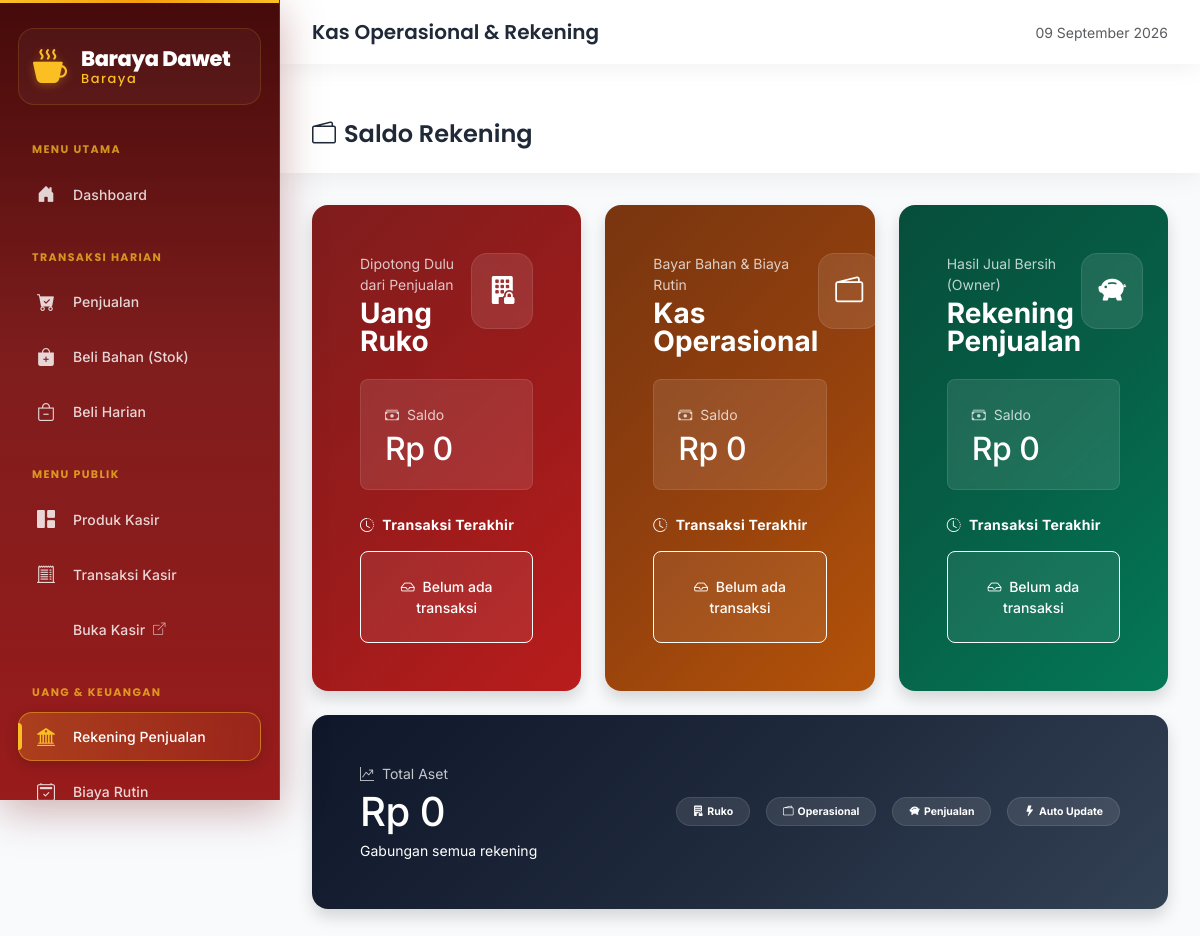
The app's page /pages/saldo_rekening.php (signed in) with its own data.
### tables this page shows
CREATE TABLE `saldo_rekening` (
  `id` int NOT NULL,
  `nama_rekening` varchar(100) NOT NULL,
  `kode_rekening` varchar(50) DEFAULT NULL,
  `saldo` decimal(15,2) NOT NULL DEFAULT '0.00',
  `updated_at` timestamp NULL DEFAULT CURRENT_TIMESTAMP ON UPDATE CURRENT_TIMESTAMP
);

### includes/finance-utils.php (called while the page is built, shortened)
<?php
function financeEnsureAccountSystem($pdo)
{
    $stmt = $pdo->prepare("SELECT * FROM saldo_rekening WHERE kode_rekening = ? ORDER BY id ASC LIMIT 1");
    $stmt->execute(['penjualan']);
    $stmt = $pdo->prepare("SELECT * FROM saldo_rekening WHERE kode_rekening = ? ORDER BY id ASC LIMIT 1");
    $stmt->execute(['operasional']);
}

### pages/saldo_rekening.php (the view, shortened to what this page needs)
<?php
require_once '../includes/header.php';
require_once '../includes/finance-utils.php';
financeEnsureAccountSystem($pdo);
function &ambilRekeningByKode($pdo, $kode, $namaDefault, $deskBadge, $deskLengkap, $warnaCard) {
    $stmt = $pdo->prepare("SELECT * FROM saldo_rekening WHERE kode_rekening = ? LIMIT 1");
    $stmt->execute([$kode]);
    $row = $stmt->fetch();
    if (!$row) {
        $stmt_ins = $pdo->prepare("INSERT INTO saldo_rekening (nama_rekening, kode_rekening, saldo) VALUES (?,?,0)");
        $stmt_ins->execute([$namaDefault, $kode]);
        $stmt->execute([$kode]);
        $row = $stmt->fetch();
    }
    $row['_display_nama'] = $namaDefault;
    $row['_desk_badge'] = $deskBadge;
    $row['_desk_lengkap'] = $deskLengkap;
    $row['_warna'] = $warnaCard;
    return $row;
}
$rek_operasional = ambilRekeningByKode($pdo, 'operasional',
    'Kas Operasional',
    'Bayar Bahan & Biaya Rutin',
    '',
    'warning');
$rek_penjualan = ambilRekeningByKode($pdo, 'penjualan',
    'Rekening Penjualan',
    'Hasil Jual Bersih (Owner)',
    '',
    'success');
$rek_ruko = ambilRekeningByKode($pdo, 'uang_ruko',
    'Uang Ruko',
    'Dipotong Dulu dari Penjualan',
    '',
    'danger');
$daftar_rekening = [$rek_ruko, $rek_operasional, $rek_penjualan];
$total_semua = 0.0;
foreach ($daftar_rekening as $r) {
    $total_semua += (float) $r['saldo'];
}
?>
<div class="page-header">
    <div class="d-flex flex-column flex-md-row justify-content-between align-items-start align-items-md-center gap-3 w-100">
        <div>
            <a href="<?php echo $base_url; ?>/admin_dashboard.php" class="text-white text-decoration-none mb-2 d-inline-block opacity-75"><i class="bi bi-arrow-left"></i> Kembali</a>
            <h4 class="mb-0"><i class="bi bi-wallet2 me-2"></i>Saldo Rekening</h4>
        </div>
    </div>
</div>
<div class="row g-4 mb-4">
    <?php foreach ($daftar_rekening as $rekening):
        $display_nama = $rekening['_display_nama'];
        $deskripsi_badge = $rekening['_desk_badge'];
        $card_color = $rekening['_warna'];
        $id_rekening = (int) $rekening['id'];
        $saldo_rek = (float) $rekening['saldo'];
        $card_gradients = [
            'danger'  => 'linear-gradient(135deg, #7F1D1D 0%, #991B1B 50%, #B91C1C 100%)',
            'warning' => 'linear-gradient(135deg, #78350F 0%, #92400E 50%, #B45309 100%)',
            'success' => 'linear-gradient(135deg, #064E3B 0%, #065F46 50%, #047857 100%)',
            'primary' => 'linear-gradient(135deg, #1E3A8A 0%, #1E40AF 50%, #2563EB 100%)',
        ];
        $bg_gradient = $card_gradients[$card_color] ?? $card_gradients['primary'];
        $card_icon = match ($card_color) {
            'danger'  => 'building-fill-lock',
            'warning' => 'wallet2',
            'success' => 'piggy-bank-fill',
            default   => 'credit-card-fill',
        };
    ?>
    <div class="col-md-6 col-xl-4">
        <div class="card border-0 shadow rounded-4 h-100 overflow-hidden text-white transition-card" style="background: <?php echo $bg_gradient; ?>;">
            <div class="card-body p-5">
                <div class="d-flex justify-content-between align-items-start mb-4">
                    <div>
                        <div class="opacity-75 small mb-1"><?php echo $deskripsi_badge; ?></div>
                        <h3 class="fw-bold mb-0 lh-1"><?php echo $display_nama; ?></h3>
                    </div>
                    <div class="bg-white bg-opacity-10 rounded-4 p-3 backdrop-blur-sm border border-white border-opacity-10">
                        <i class="bi bi-<?php echo $card_icon; ?> fs-3"></i>
                    </div>
                </div>
                <div class="rounded-3 bg-white bg-opacity-10 backdrop-blur-sm p-4 mb-4 border border-white border-opacity-10">
                    <div class="opacity-75 small mb-2 d-flex align-items-center">
                        <i class="bi bi-cash-stack me-2"></i>Saldo
                    </div>
                    <h1 class="fw-black mb-0 lh-1" style="font-size: clamp(1.5rem, 3vw, 2rem); letter-spacing: -0.5px;">
                        Rp <?php echo number_format($saldo_rek, 0, ',', '.'); ?>
                    </h1>
                </div>
                <?php
                    $stmt = $pdo->prepare("SELECT * FROM saldo_rekening_transaksi WHERE id_rekening = ? ORDER BY tanggal DESC, created_at DESC LIMIT 5");
                    $stmt->execute([$id_rekening]);
                    $transaksi_list = $stmt->fetchAll();
                ?>
                <div class="small mb-3 fw-bold d-flex align-items-center text-white" style="letter-spacing: 0.3px;">
                    <i class="bi bi-clock-history me-2 opacity-90"></i>Transaksi Terakhir
                </div>
                <?php if (empty($transaksi_list)): ?>
                <div class="rounded-3 p-4 text-center small fw-medium text-white border border-white border-opacity-15" style="background: rgba(255,255,255,0.07);">
                    <i class="bi bi-inbox me-1 opacity-70"></i> Belum ada transaksi
                </div>
                <?php endif; ?>
            </div>
        </div>
    </div>
    <?php endforeach; ?>
    <div class="col-12">
        <div class="card border-0 shadow rounded-4 overflow-hidden transition-card" style="background: linear-gradient(135deg, #0F172A 0%, #1E293B 50%, #334155 100%); color: white;">
            <div class="card-body d-flex flex-column flex-lg-row justify-content-between align-items-lg-center gap-4 p-5">
                <div>
                    <div class="opacity-75 small mb-2"><i class="bi bi-graph-up-arrow me-2"></i>Total Aset</div>
                    <h1 class="fw-black mb-0 lh-1" style="font-size: clamp(1.75rem, 4vw, 2.5rem); letter-spacing: -0.5px;">
                        Rp <?php echo number_format($total_semua, 0, ',', '.'); ?>
                    </h1>
                    <small class="opacity-60 mt-2 d-block">Gabungan semua rekening</small>
                </div>
                <div class="d-flex flex-wrap gap-3 small">
                    <span class="badge rounded-pill bg-white bg-opacity-10 border border-white border-opacity-10 px-3 py-2">
                        <i class="bi bi-building-fill-lock me-1"></i>Ruko
                    </span>
                    <span class="badge rounded-pill bg-white bg-opacity-10 border border-white border-opacity-10 px-3 py-2">
                        <i class="bi bi-wallet2 me-1"></i>Operasional
                    </span>
                    <span class="badge rounded-pill bg-white bg-opacity-10 border border-white border-opacity-10 px-3 py-2">
                        <i class="bi bi-piggy-bank-fill me-1"></i>Penjualan
                    </span>
                    <span class="badge rounded-pill bg-white bg-opacity-10 border border-white border-opacity-10 px-3 py-2">
                        <i class="bi bi-lightning-fill me-1"></i>Auto Update
                    </span>
                </div>
            </div>
        </div>
    </div>
</div>
<?php include '../includes/footer.php'; ?>

### assets/css/style.css (style rules this page uses)
:root { --primary-gradient: linear-gradient(180deg, #450A0A 0%, #7F1D1D 45%, #991B1B 100%); --primary-blue: #7F1D1D; --navy: #450A0A; --maroon: #7F1D1D; --maroon-light: #B91C1C; --cream: #FEF3C7; --gold: #FBBF24; --white: #FFFFFF; --gray-light: #F8FAFC; --shadow-soft: 0 4px 24px rgba(0, 0, 0, 0.06); --shadow-medium: 0 8px 32px rgba(0, 0, 0, 0.12); --shadow-maroon: 0 10px 40px rgba(127, 29, 29, 0.25); --radius-card: 18px; --radius-sidebar: 14px; --sidebar-width: 280px; --sidebar-collapsed: 80px; }
* { margin: 0; padding: 0; box-sizing: border-box; }
body { font-family: 'Inter', 'Poppins', -apple-system, BlinkMacSystemFont, 'Segoe UI', sans-serif; background-color: var(--gray-light); color: #1F2937; min-height: 100vh; }
.card { background: var(--white); border: none; border-radius: var(--radius-card); box-shadow: var(--shadow-soft); transition: transform 0.3s ease, box-shadow 0.3s ease; }
.card-body { padding: 24px; }
.page-header { background: var(--white); padding: 24px 32px; margin: -32px -32px 32px -32px; border-radius: 0; box-shadow: var(--shadow-soft); }
.page-header h4 { font-family: 'Poppins', sans-serif; font-weight: 600; margin: 0; }

### pages/saldo_rekening.php (style rules this page uses)
.transition-card { transition: all 0.3s ease; }
.backdrop-blur-sm { backdrop-filter: blur(4px); -webkit-backdrop-filter: blur(4px); }

### records on screen
saldo_rekening: deskripsi_badge "Bayar Bahan & Biaya Rutin", nama_rekening "Kas Operasional", saldo "0"
saldo_rekening: deskripsi_badge "Hasil Jual Bersih (Owner)", nama_rekening "Rekening Penjualan", saldo "0"

### other values on screen
$page_titles[$current_page] "Kas Operasional & Rekening"
$deskripsi_badge "Dipotong Dulu dari Penjualan"
$display_nama "Uang Ruko"
$saldo_rek "0"
$total_semua "0"
